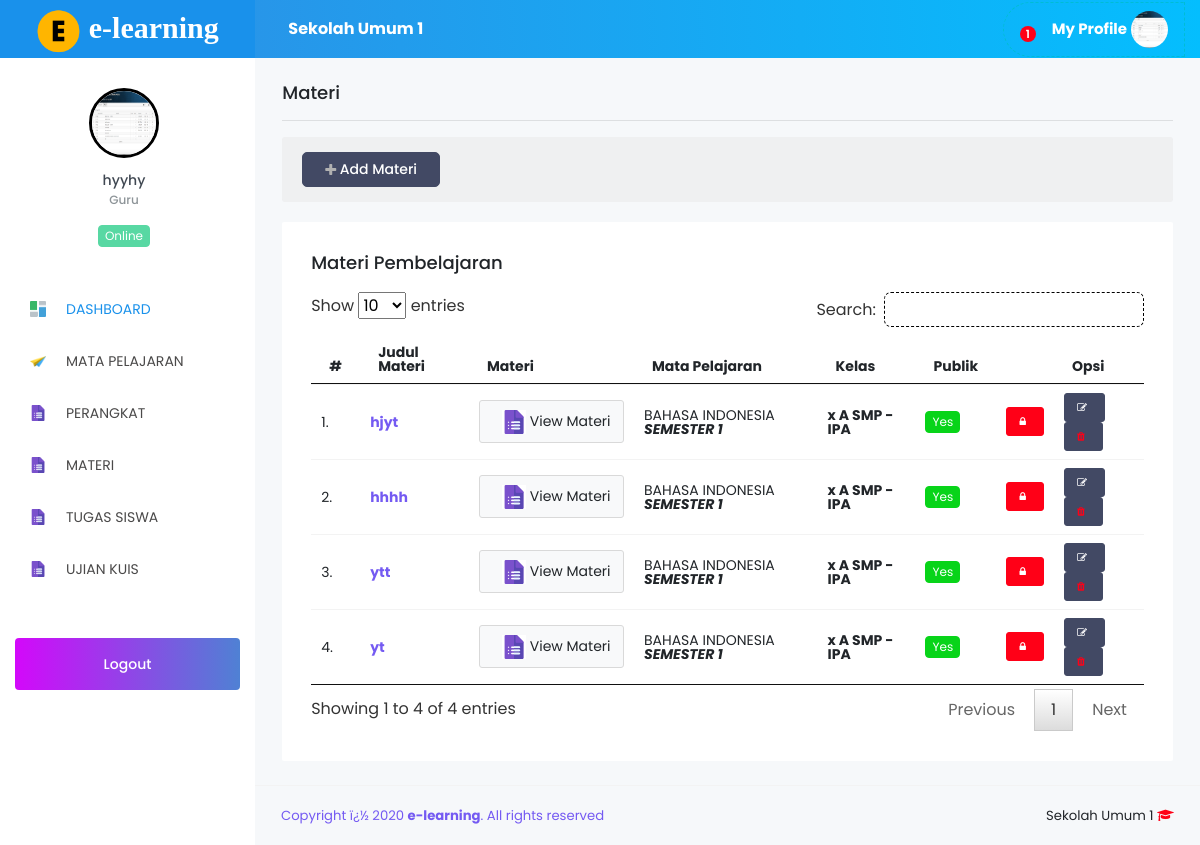
The app's page /Guru/index.php?page=materi (signed in) with its own data.
### tables this page shows
CREATE TABLE `tb_sekolah` (
  `id_sekolah` int(11) NOT NULL,
  `nama_sekolah` varchar(120) NOT NULL,
  `kepsek` varchar(120) NOT NULL,
  `textlogo` varchar(10) NOT NULL,
  `logo` varchar(255) NOT NULL,
  `copyright` varchar(255) NOT NULL
);

CREATE TABLE `tb_guru` (
  `id_guru` int(11) NOT NULL,
  `nik` varchar(20) NOT NULL,
  `nama_guru` varchar(120) NOT NULL,
  `email` varchar(65) NOT NULL,
  `password` varchar(255) NOT NULL,
  `foto` varchar(255) DEFAULT NULL,
  `status` varchar(5) NOT NULL,
  `date_created` date NOT NULL,
  `confirm` enum('Yes','No') NOT NULL
);

CREATE TABLE `tb_materi` (
  `id_materi` int(11) NOT NULL,
  `judul_materi` varchar(120) NOT NULL,
  `materi` text NOT NULL,
  `nama_file` varchar(120) NOT NULL,
  `tipe_file` varchar(20) NOT NULL,
  `ukuran_file` varchar(30) NOT NULL,
  `file` varchar(255) NOT NULL,
  `tgl_entry` date NOT NULL,
  `id_roleguru` int(11) NOT NULL,
  `public` enum('Y','N') NOT NULL
);

CREATE TABLE `tb_master_mapel` (
  `id_mapel` int(11) NOT NULL,
  `mapel` varchar(60) NOT NULL
);

CREATE TABLE `tb_master_semester` (
  `id_semester` int(11) NOT NULL,
  `semester` varchar(45) NOT NULL
);

CREATE TABLE `tb_master_kelas` (
  `id_kelas` int(11) NOT NULL,
  `kelas` varchar(45) NOT NULL
);

CREATE TABLE `tb_master_jurusan` (
  `id_jurusan` int(11) NOT NULL,
  `jurusan` varchar(45) NOT NULL
);

### Guru/modul/materi/data_materi.php (the view, shortened to what this page needs)
  <div class="content-wrapper">
<h4>
Materi
</h4>
<hr>
              <?php
          if (empty($materi['id_guru'])) {
            ?>
              <div class="row purchace-popup">
                <div class="col-md-12 col-xs-12">
                  <span class="d-flex alifn-items-center">
                  <p>Saat ini Anda belum mempunyai Materi Apapun. Tambah Untuk Membuat Materi</p>
                  <a data-toggle="modal" data-target="#addMateri" href="?page=materi&act=add" class="btn ml-auto purchase-button"> <i class="fa fa-plus"></i> Add Materi</a>
                  <i class="mdi mdi-close popup-dismiss"></i>
                  </span>
                </div>
              </div>
            <?php
          }else{
            ?>
                  <div class="row purchace-popup">
                <div class="col-md-12 col-xs-12">
                  <span class="d-flex alifn-items-center">
                  <a data-toggle="modal" data-target="#addMateri" href="?page=materi&act=add" class="btn btn-dark"> <i class="fa fa-plus"></i> Add Materi</a>
                  </span>
                </div>
              </div>
          <div class="row">
           <div class="col-md-12 col-xs-12">
                <div class="card">
                <div class="card-body">
                  <h4 class="card-title">Materi Pembelajaran</h4>
                  <div class="table-responsive">
                  <table class="table table-condensed table-hover" id="data">
                    <thead>
                      <tr>
                        <th>#</th>
                        <th>Judul Materi</th>
                        <th>Materi</th>
                        <th>Mata Pelajaran</th>
                        <th>Kelas</th>
                        <th>Publik</th>
                        <th></th>
                        <th>Opsi</th>
                      </tr>
                    </thead>
                    <tbody>
                          <?php
                          $no=1;
                        $sqlrole = mysqli_query($con,"SELECT * FROM tb_materi
                      INNER JOIN tb_roleguru ON tb_materi.id_roleguru=tb_roleguru.id_roleguru
                      INNER JOIN tb_master_kelas ON tb_roleguru.id_kelas=tb_master_kelas.id_kelas
                      INNER JOIN tb_master_mapel ON tb_roleguru.id_mapel=tb_master_mapel.id_mapel
                      INNER JOIN tb_master_semester ON tb_roleguru.id_semester=tb_master_semester.id_semester
                      INNER JOIN tb_master_jurusan ON tb_roleguru.id_jurusan=tb_master_jurusan.id_jurusan
                      WHERE tb_roleguru.id_guru='$sesi' ORDER BY id_materi DESC ");
                        foreach ($sqlrole as $row) { ?>
                      <tr>
                       <td><?=$no++; ?>.</td>
                        <td><b class="text-info"><?=$row['judul_materi']; ?></b></td>
                        <td>
                          <a data-toggle="modal" data-target="#<?=$row['id_materi']; ?>" class="btn btn-light"> <img class="menu-icon" src="../vendor/images/menu_icons/04.png" alt="menu icon"> View Materi</a>
                        </td>
                        <td><?=$row['mapel']; ?>  <em><b><?=$row['semester']; ?></b></em> </td>
                        <td><b><?=$row['kelas']; ?> - <?=$row['jurusan']; ?></b> </td>
                        <td><?php
                        if ($row['public']=='Y') {
                          echo "<b class='badge badge-success'>Yes</b>";
                        }else{
                           echo "<b class='badge badge-danger'>No</b>";
                        }
                       ?></td>
                       <td>
                         <?php
                        if ($row['public']=='Y') {
                          echo "<a href='?page=materi&act=activate&id=$row[id_materi]&status=$row[public]' class='btn btn-danger btn-xs text-white'><i class='fa fa-spin fa-lock'></i></a>";
                        }else{
                           echo "<a href='?page=materi&act=activate&id=$row[id_materi]&status=$row[public]' class='btn btn-success btn-xs text-white'><i class='fa fa-spin fa-unlock'></i></a>";
                        }
                       ?>
                       </td>
                        <td>
                          <a href="?page=materi&act=edit&ID=<?=$row['id_materi'] ?>" class="btn btn-dark btn-xs"><i class="fa fa-edit"></i> </a>
                          <a href="?page=materi&act=del&ID=<?=$row['id_materi'] ?>" onclick="return confirm('Yakin Hapus Data ?')" class="btn btn-dark text-danger btn-xs"><i class="fa fa-trash"></i> </a>
                        </td>
                      </tr>
                    <?php } ?>
                   </tbody>
                 </table>
                  </div>
               </div>
             </div>
           </div>
          </div>
            <?php
          }
          ?>
        </div>

### Guru/index.php (shortened to what this page needs)
<?php
include '../config/db.php';
if (@$_SESSION['Guru']) {
?>
  <?php
  if (@$_SESSION['Guru']) {
    $sesi = @$_SESSION['Guru'];
  }
  $sql = mysqli_query($con, "SELECT * FROM tb_guru WHERE id_guru = '$sesi'") or die(mysqli_error($con));
  $data = mysqli_fetch_array($sql);
  $sqlPerangkat = mysqli_query($con, "SELECT * FROM tb_perangkat
  INNER JOIN tb_roleguru ON tb_perangkat.id_roleguru=tb_roleguru.id_roleguru
 WHERE tb_roleguru.id_guru='$sesi' ");
  $prkt = mysqli_fetch_array($sqlPerangkat);
  $sqlMateri = mysqli_query($con, "SELECT * FROM tb_materi
  INNER JOIN tb_roleguru ON tb_materi.id_roleguru=tb_materi.id_roleguru
  WHERE tb_roleguru.id_guru='$sesi' ");
  $materi = mysqli_fetch_array($sqlMateri);
  $sekolah = mysqli_query($con, "SELECT * FROM tb_sekolah WHERE id_sekolah=1 ");
  $apl = mysqli_fetch_array($sekolah);
  ?>
  <!DOCTYPE html>
  <html lang="en">
  <head>
    <link rel="stylesheet" href="../vendor/node_modules/mdi/css/materialdesignicons.min.css">
    <link rel="stylesheet" href="../vendor/node_modules/simple-line-icons/css/simple-line-icons.css">
    <link rel="stylesheet" href="../vendor/node_modules/font-awesome/css/font-awesome.min.css" />
    <link rel="stylesheet" href="../vendor/css/style.css">
    <link href="../vendor/sweetalert/sweetalert.css" rel="stylesheet" />
    <link rel="stylesheet" type="text/css" href="../vendor/css/jquery.dataTables.css">
  </head>
  <body>
    <div class="container-scroller">
      <nav class="navbar col-lg-12 col-12 p-0 fixed-top d-flex flex-row">
        <div class="text-center navbar-brand-wrapper d-flex align-items-top justify-content-center" style="background-color: #1991eb;">
          <a class="navbar-brand brand-logo" href="index.php" style="font-family:Aegyptus;font-weight: bold;font-size: 30px;">
            <img src="../vendor/images/<?= $apl['logo']; ?>" alt="logo" style="height: 45px;width: 45px;border-radius: 10px;"> <b><?= $apl['textlogo']; ?></b>
          </a>
        </div>
        <div class="navbar-menu-wrapper d-flex align-items-center">
          <ul class="navbar-nav navbar-nav-left header-links d-none d-md-flex">
            <li class="nav-item" style="width: 400px;">
              <a href="#" style="color: #fff;text-decoration: none;">
                <b><?= $apl['nama_sekolah']; ?></b>
              </a>
            </li>
          </ul>
          <ul class="navbar-nav navbar-nav-right" style="border-top-left-radius:50px;color: black;border-bottom-left-radius:50px;color: #fff;border:1px dashed #00BCD4; ">
            <?php
            $ujian = mysqli_query($con, "SELECT * FROM ujian
          INNER JOIN tb_master_mapel ON ujian.id_mapel=tb_master_mapel.id_mapel
          INNER JOIN tb_jenisujian ON ujian.id_jenis=tb_jenisujian.id_jenis
          INNER JOIN kelas_ujian ON ujian.id_ujian=kelas_ujian.id_ujian
           WHERE ujian.id_guru='$data[id_guru]' AND kelas_ujian.aktif='Y' GROUP BY kelas_ujian.id_ujian    ");
            $jm = mysqli_num_rows($ujian);
            ?>
            <li class="nav-item dropdown">
              <a class="nav-link count-indicator dropdown-toggle" id="notificationDropdown" href="#" data-toggle="dropdown">
                <span class="count"><?= $jm; ?> </span>
              </a>
            </li>
            <li class="nav-item d-none d-lg-block">
              <a class="nav-link" href="?page=profil">
                <b>My Profile</b>
                <img class="img-xs rounded-circle" src="../vendor/images/img_Guru/<?= $data['foto']; ?>" alt="">
              </a>
            </li>
          </ul>
        </div>
      </nav>
      <div class="container-fluid page-body-wrapper">
        <nav class="sidebar sidebar-offcanvas" id="sidebar">
          <ul class="nav">
            <li class="nav-item nav-profile">
              <div class="nav-link">
                <div class="profile-image"> <img src="../vendor/images/img_Guru/<?= $data['foto']; ?>" alt="image" style="border:3px solid black;" /> <span class="online-status online"></span> </div>
                <div class="profile-name">
                  <p class="name"><?= $data['nama_guru']; ?></p>
                  <p class="designation">Guru</p>
                  <div class="badge badge-teal mx-auto mt-3">Online</div>
                </div>
              </div>
            </li>
            <li class="nav-item">
              <a class="nav-link" href="index.php"><img class="menu-icon" src="../vendor/images/menu_icons/01.png" alt="menu icon"><span class="menu-title">DASHBOARD</span></a>
            </li>
            <li class="nav-item">
              <a class="nav-link" href="?page=mapel"><img class="menu-icon" src="../vendor/images/menu_icons/02.png" alt="menu icon"> <span class="menu-title">MATA PELAJARAN</span></a>
            </li>
            <?php
            if (empty($prkt['id_guru'])) {
            ?>
              <li class="nav-item">
                <a class="nav-link" href="?page=perangkat"><img class="menu-icon" src="../vendor/images/menu_icons/04.png" alt="menu icon"> <span class="menu-title">PERANGKAT</span></a>
              </li>
            <?php
            }
            ?>
            <li class="nav-item">
              <a class="nav-link" data-toggle="collapse" href="#materi" aria-expanded="false" aria-controls="general-pages"> <img class="menu-icon" src="../vendor/images/menu_icons/04.png" alt="menu icon"> <span class="menu-title">MATERI</span><i class="menu-arrow"></i>
              </a>
            </li>
            <li class="nav-item">
              <a class="nav-link" data-toggle="collapse" href="#tugas" aria-expanded="false" aria-controls="general-pages"> <img class="menu-icon" src="../vendor/images/menu_icons/04.png" alt="menu icon"> <span class="menu-title">TUGAS SISWA</span><i class="menu-arrow"></i>
              </a>
            </li>
          </ul>
      </div>
      <li class="nav-item">
        <a class="nav-link" data-toggle="collapse" href="#evaluasi" aria-expanded="false" aria-controls="general-pages"> <img class="menu-icon" src="../vendor/images/menu_icons/04.png" alt="menu icon"> <span class="menu-title">UJIAN KUIS</span><i class="menu-arrow"></i>
        </a>
      </li>
    </div>
    <li class="nav-item purchase-button">
      <a class="nav-link" href="logout.php">
        Logout</a>
    </li>
    <div class="main-panel">
      <?php
      $page = @$_GET['page'];
      $act = @$_GET['act'];
      if ($page == 'perangkat') {
        if ($act == '') {
          include 'modul/perangkat/data_perangkat.php';
        } elseif ($act == 'add') {
          include 'modul/perangkat/add_perangkat.php';
        } elseif ($act == 'edit') {
          include 'modul/perangkat/edit_perangkat.php';
        } elseif ($act == 'del') {
          include 'modul/perangkat/del_perangkat.php';
        } elseif ($act == 'view') {
          include 'modul/perangkat/view.php';
        }
      } elseif ($page == 'materi') {
        if ($act == '') {
          include 'modul/materi/data_materi.php';
        } elseif ($act == 'add') {
          include 'modul/materi/add_materi.php';
        } elseif ($act == 'edit') {
          include 'modul/materi/edit_materi.php';
        } elseif ($act == 'del') {
          include 'modul/materi/del_materi.php';
        } elseif ($act == 'view') {
          include 'modul/materi/view_materi.php';
        } elseif ($act == 'activate') {
          include 'modul/materi/activate.php';
        }
      } elseif ($page == 'nilai') {
        if ($act == '') {
          include 'modul/nilai/data_nilai.php';
        } elseif ($act == 'view') {
          include 'modul/nilai/view_nilaikelas.php';
        }
      } elseif ($page == 'profil') {
        if ($act == '') {
          include 'modul/profil/data_profil.php';
        }
      } elseif ($page == 'chat') {
        if ($act == 'del') {
          include 'modul/chat/del.php';
        }
      } elseif ($page == 'proses') {
        include 'modul/models.php';
      } elseif ($page == '') {
        include 'Home.php';
      } else {
        echo "<b>4014!</b> Tidak ada halaman !";
      }
      ?>
      <footer class="footer">
        <div class="container-fluid clearfix">
          <span class="text-info d-block text-center text-sm-left d-sm-inline-block"><?= $apl['copyright']; ?></span>
          <span class="float-none float-sm-right d-block mt-1 mt-sm-0 text-center"><?= $apl['nama_sekolah']; ?> <i class="fa fa-graduation-cap text-danger"></i></span>
        </div>
      </footer>
    </div>
  </body>
  </html>
<?php
} else {
  include 'modul/500.html';
}

### records on screen
tb_sekolah: logo (picture), textlogo "e-learning", nama_sekolah "Sekolah Umum 1", copyright "Copyright ï¿½ 2020 e-learning . All rights reserved"
tb_guru: foto (picture), nama_guru "hyyhy"
tb_materi: judul_materi "hjyt", tb_master_mapel.mapel "BAHASA INDONESIA", tb_master_semester.semester "SEMESTER 1", tb_master_kelas.kelas "x A SMP", tb_master_jurusan.jurusan "IPA", public "Yes"
tb_materi: judul_materi "hhhh", tb_master_mapel.mapel "BAHASA INDONESIA", tb_master_semester.semester "SEMESTER 1", tb_master_kelas.kelas "x A SMP", tb_master_jurusan.jurusan "IPA", public "Yes"
tb_materi: judul_materi "ytt", tb_master_mapel.mapel "BAHASA INDONESIA", tb_master_semester.semester "SEMESTER 1", tb_master_kelas.kelas "x A SMP", tb_master_jurusan.jurusan "IPA", public "Yes"
tb_materi: judul_materi "yt", tb_master_mapel.mapel "BAHASA INDONESIA", tb_master_semester.semester "SEMESTER 1", tb_master_kelas.kelas "x A SMP", tb_master_jurusan.jurusan "IPA", public "Yes"

### other values on screen
$jm "1"
